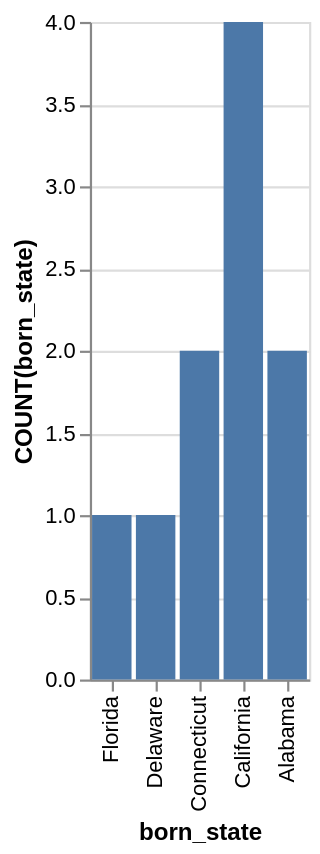

Specify this chart in Vega-Lite:
### Vega-Lite specification from a JSON file in a GitHub repository (floating-point values rounded to 4 significant figures)
{"data": {"values": [{"x_data": "Florida", "y_data": 1}, {"x_data": "Delaware", "y_data": 1}, {"x_data": "Connecticut", "y_data": 2}, {"x_data": "California", "y_data": 4}, {"x_data": "Alabama", "y_data": 2}]}, "mark": "bar", "encoding": {"x": {"field": "x_data", "type": "nominal", "title": "born_state", "sort": "descending"}, "y": {"field": "y_data", "type": "quantitative", "title": "COUNT(born_state)"}}}
